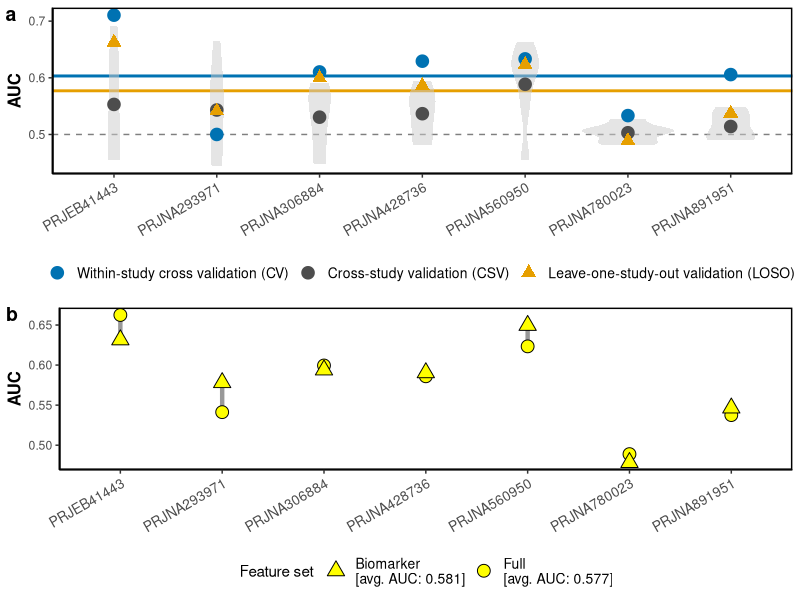

Write R code to recreate this figure.
library(dplyr)
library(ggplot2)
library(vegan)
library(RColorBrewer)
library(cowplot)

setwd("/home/dongbiao/word_embedding_microbiome/programe_test/dietary_fber/data/classification/")

### CAZY, Within-study cross validation，Cross-study validation ，Leave-one-study-out validation
df_cv <- read.csv("results_cazy_cv.csv")
df_cv$`Within-study cross validation (CV)` <- c("Within-study cross validation (CV)")
df_csv <- read.csv("results_cazy_csv.csv")
df_csv$`Cross-study validation (CSV)` <- c("Cross-study validation (CSV)")
df_loso <- read.csv("results_cazy_loso.csv")
df_loso$`Leave-one-study-out validation (LOSO)` <- c("Leave-one-study-out validation (LOSO)")
plot_results <- data.frame(test_id = c(df_cv$study, df_csv$test_study, df_loso$test_study),
                           group = c(df_cv$`Within-study cross validation (CV)`,
                                     df_csv$`Cross-study validation (CSV)`,
                                     df_loso$`Leave-one-study-out validation (LOSO)`),
                           auc = c(df_cv$auc, df_csv$auc, df_loso$auc))
plot_results <- plot_results %>%
  mutate(group = factor(group, 
                        levels = c("Within-study cross validation (CV)",
                                   "Cross-study validation (CSV)",
                                   "Leave-one-study-out validation (LOSO)"),
                        labels = c("CV", "CSV", "LOSO")))
plot_results$test_id <- as.factor(plot_results$test_id)

color_values <- c("CV" = "#0072B2", "CSV" = "grey30", "LOSO" = "#E69F00")
shape_values <- c("CV" = 19, "CSV" = 19, "LOSO" = 17)
legend_labels <- c("CV" = "Within-study cross validation (CV)",
                   "CSV" = "Cross-study validation (CSV)",
                   "LOSO" = "Leave-one-study-out validation (LOSO)")

overall_stats <- plot_results %>%
  group_by(group) %>%
  summarize(overall_mean = mean(auc),
            overall_sd = sd(auc))
cv_stats <- filter(overall_stats, group == "CV")
loso_stats <- filter(overall_stats, group == "LOSO")

p_1 <- ggplot(plot_results, aes(x = test_id, y = auc)) +
  geom_hline(yintercept = cv_stats$overall_mean, color = "#0072B2", linewidth = 1) +
  geom_hline(yintercept = loso_stats$overall_mean, color = "#E69F00", linewidth = 1) +
  geom_hline(yintercept = 0.5, linetype = "dashed", color = "grey50") +
  geom_violin(
    data = . %>% filter(group == "CSV"),
    aes(fill = "CSV"), 
    color = NA, 
    alpha = 0.5,
    trim = TRUE
  ) +
  stat_summary(
    aes(color = group, shape = group), 
    fun = mean, 
    geom = "point", 
    size = 3,
    stroke = 1.2 
  ) +
  scale_fill_manual(values = c("CSV" = "grey80"), guide = "none") + 
  scale_color_manual(
    name = NULL, 
    values = color_values,
    labels = legend_labels
  ) +
  scale_shape_manual(
    name = NULL, 
    values = shape_values,
    labels = legend_labels
  ) +
  labs(x = NULL, y = "AUC") +
  theme_classic() +
  theme(
    axis.text.x = element_text(angle = 30, vjust = 1, hjust = 1, size = 10),
    panel.border = element_rect(color = "black", fill = NA, linewidth = 1),
    axis.title.y = element_text(size = 12, face = "bold"),
    legend.position = "bottom", 
    legend.text = element_text(size = 10)
  )

### subset of OTUs
df_loso <- read.csv("results_cazy_loso.csv")
df_loso$group <- "Full"
df_biomarker <- read.csv("results_cazy_loso_biomark.csv")
df_biomarker$group <- "Biomarker"
plot_results <- rbind(df_loso, df_biomarker)
avg_aucs <- plot_results %>%
  group_by(group) %>%
  summarize(avg_auc_val = mean(auc))

legend_labels <- c(
  "Full" = paste0("Full\n[avg. AUC: ", sprintf("%.3f", avg_aucs$avg_auc_val[avg_aucs$group == "Full"]), "]"),
  "Biomarker" = paste0("Biomarker\n[avg. AUC: ", sprintf("%.3f", avg_aucs$avg_auc_val[avg_aucs$group == "Biomarker"]), "]")
)

p_2 <- ggplot(plot_results, aes(x = test_study, y = auc)) +
  geom_line(
    aes(group = test_study), 
    color = "grey60", 
    linewidth = 1.5
  ) +
  geom_point(
    aes(shape = group, fill = group),
    size = 4,    
    color = "black"  
  ) +
  labs(y = "AUC", x = NULL) +
  scale_shape_manual(
    name = "Feature set", 
    values = c("Full" = 21, "Biomarker" = 24),
    labels = legend_labels 
  ) +
  scale_fill_manual(
    name = "Feature set", 
    values = c("Full" = "yellow", "Biomarker" = "yellow"),
    labels = legend_labels
  ) +
  theme_classic() +
  theme(
    panel.border = element_rect(color = "black", fill = NA, linewidth = 1),
    axis.text.x = element_text(angle = 30, vjust = 1, hjust = 1, size = 10),
    axis.title.y = element_text(size = 12, face = "bold"),
    legend.position = "bottom", 
    legend.text = element_text(size = 10)
  )

p <- plot_grid(p_1, p_2, align="hv", labels = c("a", "b"),
               nrow = 2, ncol=1, plot=FALSE)
ggsave(p, filename = "supplementary.pdf",width = 5, height = 7, useDingbats=FALSE)
